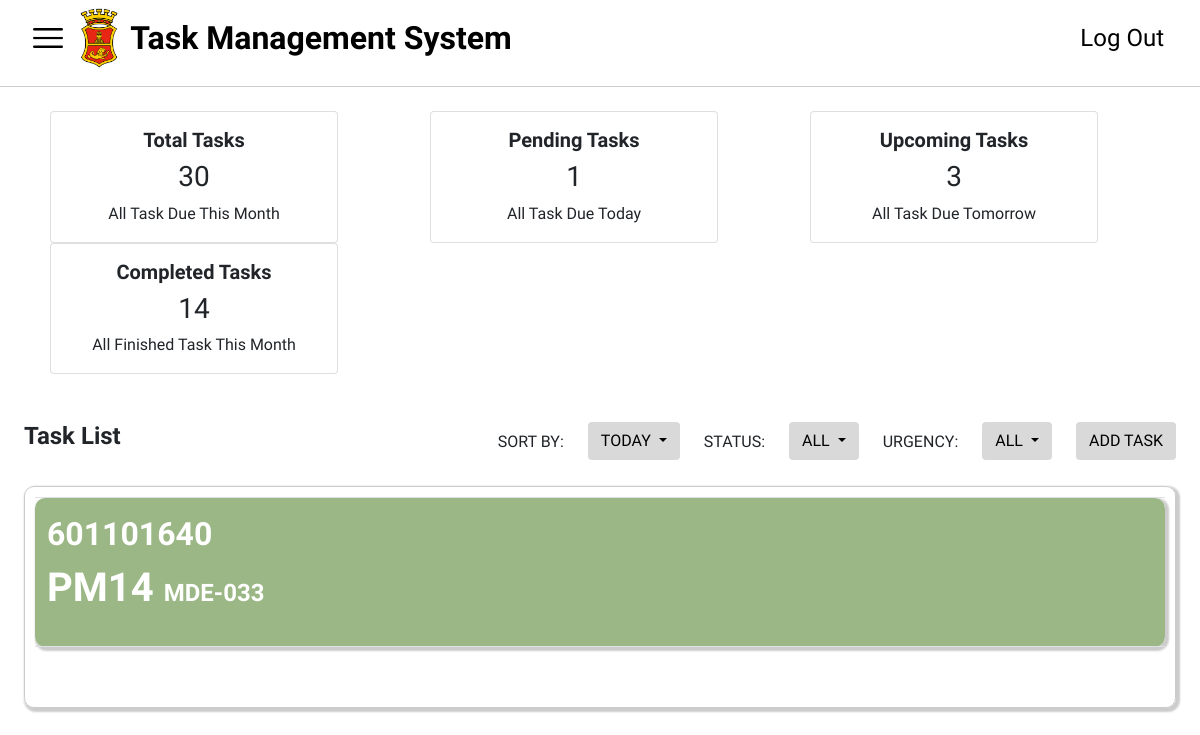
/dashboard.php?sort=today&status=all&urgency=all, run on the app's committed database.
### tables this page shows
CREATE TABLE `tasks` (
  `taskID` int(11) NOT NULL,
  `startDate` date DEFAULT NULL,
  `orderType` varchar(255) DEFAULT NULL,
  `orderDescription` varchar(255) DEFAULT NULL,
  `maintenance_plan` varchar(255) DEFAULT NULL,
  `mpDescription` varchar(255) DEFAULT NULL,
  `mainWorkCtr` varchar(255) DEFAULT NULL,
  `systemStatus` varchar(255) DEFAULT NULL,
  `ssDescription` varchar(255) DEFAULT NULL,
  `plannerGroup` varchar(255) DEFAULT NULL,
  `costCenter` varchar(255) DEFAULT NULL,
  `equipmentID` int(11) DEFAULT NULL,
  `taskStatus` enum('Pending','Completed') NOT NULL DEFAULT 'Pending',
  `urgency` enum('Low','Medium','High') NOT NULL DEFAULT 'Low'
);

### dashboard.php (the view, shortened to what this page needs)
<?php
include('conn.php');
$selectedSort = isset($_GET['sort']) ? $_GET['sort'] : 'all';
$selectedStatus = isset($_GET['status']) ? $_GET['status'] : 'all';
$selectedUrgency = isset($_GET['urgency']) ? $_GET['urgency'] : 'all';
$currentDate = date('Y-m-d');
$tomorrowDate = date('Y-m-d', strtotime('+1 day'));
$firstDayOfMonth = date('Y-m-01');
$lastDayOfMonth = date('Y-m-t');
$query = "SELECT * FROM tasks WHERE startDate BETWEEN '$firstDayOfMonth' AND '$lastDayOfMonth'";
switch ($selectedSort) {
    case 'today':
        $query .= " AND startDate = '$currentDate'";
        break;
}
$result = mysqli_query($conn, $query);
$sqlTotalTasks = "SELECT COUNT(*) AS totalTasks FROM tasks WHERE startDate BETWEEN '$firstDayOfMonth' AND '$lastDayOfMonth'";
$resultTotalTasks = mysqli_query($conn, $sqlTotalTasks);
$rowTotalTasks = mysqli_fetch_assoc($resultTotalTasks);
$totalTasks = $rowTotalTasks['totalTasks'];
$sqlPendingTasks = "SELECT COUNT(*) AS pendingTasks FROM tasks WHERE startDate = '$currentDate' AND startDate BETWEEN '$firstDayOfMonth' AND '$lastDayOfMonth'";
$resultPendingTasks = mysqli_query($conn, $sqlPendingTasks);
$rowPendingTasks = mysqli_fetch_assoc($resultPendingTasks);
$pendingTasks = $rowPendingTasks['pendingTasks'];
$sqlUpcomingTasks = "SELECT COUNT(*) AS upcomingTasks FROM tasks WHERE startDate = '$tomorrowDate' AND startDate BETWEEN '$firstDayOfMonth' AND '$lastDayOfMonth'";
$resultUpcomingTasks = mysqli_query($conn, $sqlUpcomingTasks);
$rowUpcomingTasks = mysqli_fetch_assoc($resultUpcomingTasks);
$upcomingTasks = $rowUpcomingTasks['upcomingTasks'];
$sqlCompletedTasks = "SELECT COUNT(*) AS completedTasks FROM tasks WHERE taskStatus = 'Completed' AND startDate BETWEEN '$firstDayOfMonth' AND '$lastDayOfMonth'";
$resultCompletedTasks = mysqli_query($conn, $sqlCompletedTasks);
$rowCompletedTasks = mysqli_fetch_assoc($resultCompletedTasks);
$completedTasks = $rowCompletedTasks['completedTasks'];
?>
<!DOCTYPE html>
<html lang="en">
<head>
  <?php
    include('header.php');
  ?>
</head>
<body>
  <nav class="navbar navbar-expand-lg bg-body-tertiary">
    <div class="container-fluid" id="side-menu">
      <img src="images/menu-bar.png" data-bs-toggle="offcanvas" href="#offcanvasExample" aria-controls="offcanvasExample" id="burger">
      <div class="collapse navbar-collapse" id="navbarNav">
        <img src="images/San_Miguel_Corporation_logo.webp" id="navlogo"><br>
        <a class="navbar-brand" id="tms" href="dashboard.php">Task Management System</a>
        <ul class="navbar-nav ms-auto">
          <li class="nav-item">
            <a class="nav-link" href="index.php" id="logout">Log Out</a>
          </li>
        </ul>
      </div>
    </div>
  </nav>
  <div class="header-divider"></div><br>
  <div class="container text-center">
    <div class="row">
        <div class="col mx-2">
            <div class="card" style="width: 18rem;">
                <div class="card-body">
                    <h5 class="card-title fw-bold">Total Tasks</h5>
                    <h3><?php echo $totalTasks; ?></h3>
                    <h7>All Task Due This Month</h7>
                </div>
            </div>
        </div>
        <div class="col mx-2">
            <div class="card" style="width: 18rem;">
                <div class="card-body">
                    <h5 class="card-title fw-bold">Pending Tasks</h5>
                    <h3 class="card-text"><?php echo $pendingTasks; ?></h3>
                    <h7>All Task Due Today</h7>
                </div>
            </div>
        </div>
        <div class="col mx-2">
            <div class="card" style="width: 18rem;">
                <div class="card-body">
                    <h5 class="card-title fw-bold">Upcoming Tasks</h5>
                    <h3 class="card-text"><?php echo $upcomingTasks; ?></h3>
                    <h7>All Task Due Tomorrow</h7>
                </div>
            </div>
        </div>
        <div class="col mx-2">
            <div class="card" style="width: 18rem;">
                <div class="card-body">
                    <h5 class="card-title fw-bold">Completed Tasks</h5>
                    <h3 class="card-text"><?php echo $completedTasks; ?></h3>
                    <h7>All Finished Task This Month</h7>
                </div>
            </div>
        </div>
    </div>
</div>
  <div class="mx-4 mt-5">
    <div class="row">
      <div class="col">
      <h4 class="fw-bold">Task List</h4>
      </div>
      <div class="col-auto pt-2">
        <p>SORT BY:</p>
      </div>
      <div class="col-auto">
        <div class="dropdown">
            <button class="btn dropdown-toggle" type="button" id="sortDropdown" data-bs-toggle="dropdown" aria-expanded="false">
                <?php echo strtoupper($selectedSort === 'all' ? 'ALL TASKS' : $selectedSort); ?>
            </button>
        </div>
      </div>
      <div class="col-auto pt-2">
        <p>STATUS:</p>
      </div>
      <div class="col-auto">
        <div class="dropdown">
            <button class="btn dropdown-toggle" type="button" id="statusDropdown" data-bs-toggle="dropdown" aria-expanded="false">
                <?php echo strtoupper($selectedStatus === 'all' ? 'ALL' : $selectedStatus); ?>
            </button>
        </div>
      </div>
      <div class="col-auto pt-2">
        <p>URGENCY:</p>
      </div>
      <div class="col-auto">
        <div class="dropdown">
            <button class="btn dropdown-toggle" type="button" id="urgencyDropdown" data-bs-toggle="dropdown" aria-expanded="false">
                <?php echo strtoupper($selectedUrgency === 'all' ? 'ALL' : $selectedUrgency); ?>
            </button>
        </div>
      </div>
      <div class="col-auto">
          <button type="button" class="btn " data-bs-toggle="modal" data-bs-target="#exampleModal" id="addtask">ADD TASK</button>
      </div>
    </div>
  </div>
  <div class="mt-3 mx-4" id="notiflist">
    <table class="table">
        <?php
        if ($result) {
          while ($row = mysqli_fetch_assoc($result)) {
              $urgencyClass = '';
              if ($row['urgency'] === 'Low') {
                  $urgencyClass = 'low-urgency';
              } elseif ($row['urgency'] === 'Medium') {
                  $urgencyClass = 'medium-urgency';
              } elseif ($row['urgency'] === 'High') {
                  $urgencyClass = 'high-urgency';
              } else {
                  $urgencyClass = 'default-urgency';
              }
              echo '<tr onclick="fillModal(' . $row['taskID'] . ', \'' .
              (isset($row['orderType']) ? htmlspecialchars($row['orderType']) : '') . '\', \'' .
              (isset($row['mainWorkCtr']) ? htmlspecialchars($row['mainWorkCtr']) : '') . '\', \'' .
              (isset($row['orderDescription']) ? htmlspecialchars($row['orderDescription']) : '') . '\', \'' .
              (isset($row['maintenance_plan']) ? htmlspecialchars($row['maintenance_plan']) : '') . '\', \'' .
              (isset($row['mpDescription']) ? htmlspecialchars($row['mpDescription']) : '') . '\', \'' .
              (isset($row['systemStatus']) ? htmlspecialchars($row['systemStatus']) : '') . '\', \'' .
              (isset($row['ssDescription']) ? htmlspecialchars($row['ssDescription']) : '') . '\', \'' .
              (isset($row['plannerGroup']) ? htmlspecialchars($row['plannerGroup']) : '') . '\', \'' .
              (isset($row['costCenter']) ? htmlspecialchars($row['costCenter']) : '') . '\', \'' .
              (isset($row['equipmentID']) ? htmlspecialchars($row['equipmentID']) : '') . '\', \'' .
              (isset($row['taskStatus']) ? htmlspecialchars($row['taskStatus']) : '') . '\')"
              data-bs-toggle="modal" data-bs-target="#updateTaskModal" class="' . $urgencyClass . '">';
              echo '<td>';
              echo '<p class="taskid">' . htmlspecialchars($row['taskID']) . '</p>';
              echo '<p class="order-type">' . htmlspecialchars($row['orderType']) . ' <span class="main-work-ctr">' . htmlspecialchars($row['mainWorkCtr']) . '</span></p>';
              echo '</td>';
              echo '</tr>';
              echo '<tr style="height: 20px;"></tr>';
          }
      } else {
          echo '<tr><td colspan="2">Failed to fetch data from database.</td></tr>';
      }
        ?>
    </table>
</div>
</body>
</html>

### styles/style.css (style rules this page uses)
body, html { height: 100%; margin: 0; font-family: "Exo 2" !important; }
#navlogo { width: 2.5%; outline: #000; min-width: 40px; min-height: 40px; }
#tms { font-size: 32px; font-weight: bold; text-align: left; margin-left: 1%; color: rgb(0, 0, 0); cursor: pointer; }
#burger { width: 40px; margin-right: 1%; min-width: 40px; }
#side-menu { font-family: "Exo 2"; }
#logout { font-size: 24px; text-align: right; color: #000; }
#navbarNav { border-bottom: #000; border-width: 1px; }
#addtask, #sortDropdown { float: right; background-color: #d9d9d9; stroke: #d9d9d9; color: #000; }
#statusDropdown, #urgencyDropdown { float: right; background-color: #d9d9d9; stroke: #d9d9d9; color: #000; }
#notiflist { max-height: 590px; overflow-y: auto; border: 1px solid #ccc; border-radius: 10px; box-shadow: 2px 2px 2px 2px #ccc; padding: 10px; padding-bottom: 20px; color: #000; }
#notiflist table { width: 100%; border-collapse: collapse; margin-bottom: 20px; }
#notiflist td { padding: 12px; color: #ffffff; border-radius: 10px; box-shadow: 2px 2px 2px 2px #ccc; cursor: pointer; }
#notiflist td .order-type { display: inline-block; margin-right: 10px; font-size: 40px; font-weight: bold; }
#notiflist td .main-work-ctr { font-size: 24px; font-weight: bold; }
#notiflist td .taskid { font-size: 32px; margin-bottom: 0; font-weight: bold; }
#notiflist tr { margin-top: 2%; margin-bottom: 2%; }
#notiflist a, #notiflist p { text-decoration: none; color: inherit; }
.header-divider { height: 1px; background-color: #ccc; margin-top: 10px; }
.low-urgency { background-color: rgba(131, 166, 103, 0.8); color: white; }

### data on the page
tasks: taskID "601101640", orderType "PM14", mainWorkCtr "MDE-033"

### other printed values
$totalTasks "30"
$pendingTasks "1"
$upcomingTasks "3"
$completedTasks "14"
$selectedSort === 'all' ? 'ALL TASKS' : $selectedSort "TODAY"
$selectedStatus === 'all' ? 'ALL' : $selectedStatus "ALL"
$selectedUrgency === 'all' ? 'ALL' : $selectedUrgency "ALL"
